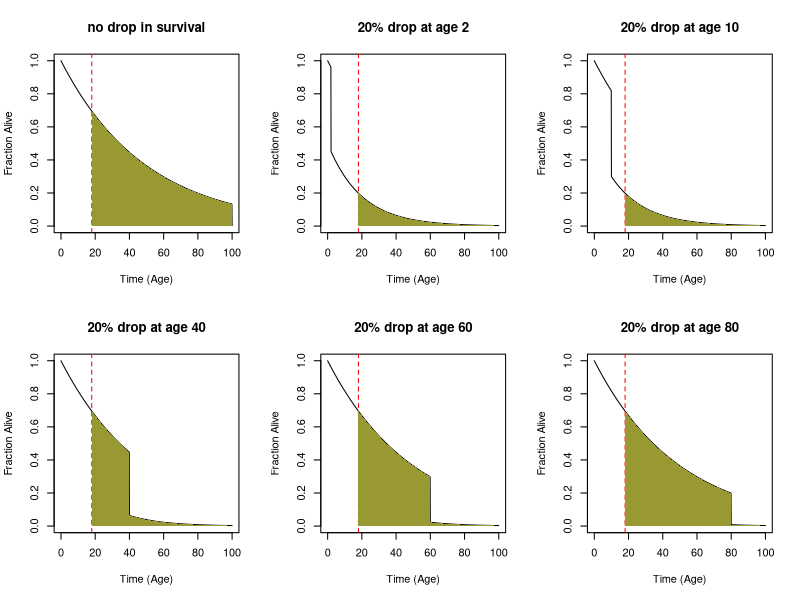

Generate this figure with R:
x <- seq(0, 100, 0.1)

fx <- function(x, a, b) 
  {
  return(ifelse (x < a, 0.98^x, 
         (0.95^x)/b))
}  

y <- list(
  d = fx(x, 100, 2), 
  e = fx(x, 2, 2), 
  f = fx(x, 10, 2),
  g = fx(x, 40, 2), 
  h = fx(x, 60, 2), 
  i = fx(x, 80, 2)
  )

dev.off()

par( mfrow = c(2,3) )
#dev.new(width=5, height=4, unit="cm")
plot(x, y$d, lwd=1, ylim=c(0.0, 1.0), pch=16, type="l", xlab="Time (Age)", ylab="Fraction Alive", main="no drop in survival")
abline(v=18, lty=2, col="red")
polygon(c(x[x>=18], max(x), 18), c(y$d[x>=18], 0, 0), col="#999933", border=NA)

plot(x, y$e, lwd=1, ylim=c(0.0, 1.0), pch=16, type="l", xlab="Time (Age)", ylab="Fraction Alive", main="20% drop at age 2")
abline(v=18, lty=2, col="red")
polygon(c(x[x>=18], max(x), 18), c(y$e[x>=18], 0, 0), col="#999933", border=NA)

plot(x, y$f, lwd=1, ylim=c(0.0, 1.0), pch=16, type="l", xlab="Time (Age)", ylab="Fraction Alive", main="20% drop at age 10")
abline(v=18, lty=2, col="red")
polygon(c(x[x>=18], max(x), 18), c(y$f[x>=18], 0, 0), col="#999933", border=NA)

plot(x, y$g, lwd=1, ylim=c(0.0, 1.0), pch=16, type="l", xlab="Time (Age)", ylab="Fraction Alive", main="20% drop at age 40")
abline(v=18, lty=2, col="red")
polygon(c(x[x>=18], max(x), 18), c(y$g[x>=18], 0, 0), col="#999933", border=NA)

plot(x, y$h, lwd=1, ylim=c(0.0, 1.0), pch=16, type="l", xlab="Time (Age)", ylab="Fraction Alive", main="20% drop at age 60")
abline(v=18, lty=2, col="red")
polygon(c(x[x>=18], max(x), 18), c(y$h[x>=18], 0, 0), col="#999933", border=NA)

plot(x, y$i, lwd=1, ylim=c(0.0, 1.0), pch=16, type="l", xlab="Time (Age)", ylab="Fraction Alive", main="20% drop at age 80")
abline(v=18, lty=2, col="red")
polygon(c(x[x>=18], max(x), 18), c(y$i[x>=18], 0, 0), col="#999933", border=NA)

